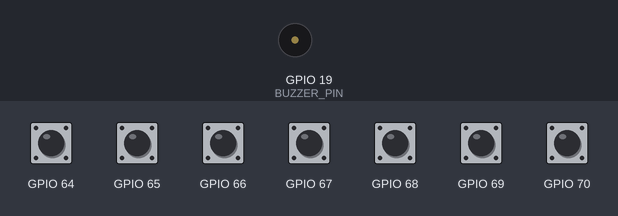
This program was run on a simulated ESP32. Shown: buzzer (waves = sounding). Inputs (shaded band) come from the test bench; at power-on: GPIO 64–70 HIGH.

Above: at 1.2 s.
1.3 s: GPIO 64 pulled LOW for 0.15 s
At 1.9 s:
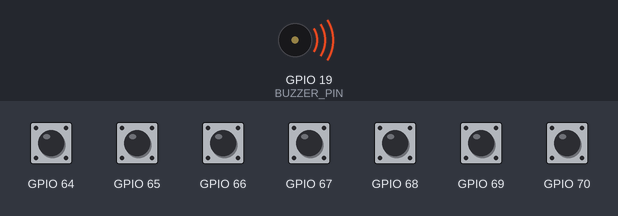
4.4 s: GPIO 70 pulled LOW for 0.15 s
At 5.7 s:
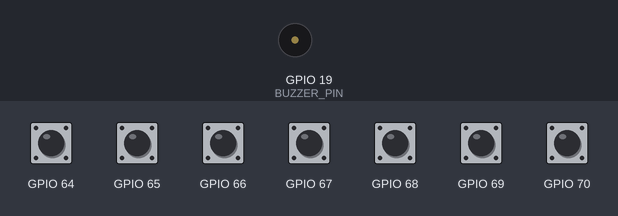
6.2 s: GPIO 66 pulled LOW for 0.15 s
At 6.38 s:
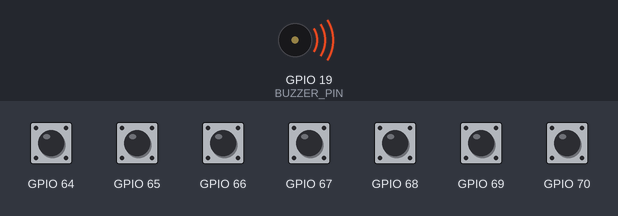
9.2 s: GPIO 70 pulled LOW for 1 s
At 10.4 s:
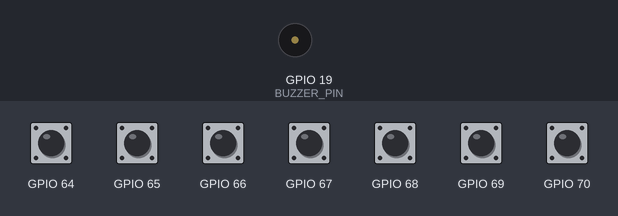
11.7 s: GPIO 68 pulled LOW for 0.15 s
At 11.85 s:
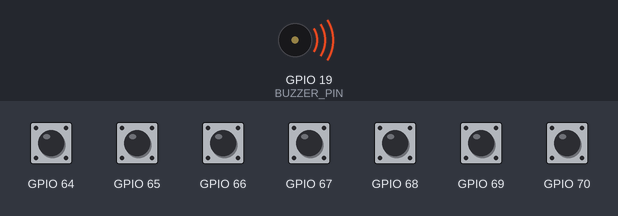
Timing chart, 0 to 15.7 s (numbered marks = the images above; inputs shaded):
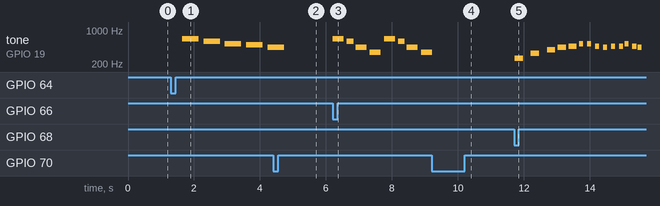

Measured:
- after the input at 1.3 s, tone on GPIO 19 (BUZZER_PIN): plays 659 Hz for 0.50 s, 587 Hz for 0.50 s, 523 Hz for 0.50 s, 494 Hz for 0.50 s, 440 Hz for 0.16 s, starting after 0.34 s
- after the input at 4.4 s, tone on GPIO 19 (BUZZER_PIN): goes on until 4.7 s, then stays silent
- after the input at 6.2 s, tone on GPIO 19 (BUZZER_PIN): plays 659 Hz for 0.33 s, 587 Hz for 0.20 s, 440 Hz for 0.33 s, 349 Hz for 0.33 s, 659 Hz for 0.33 s, 587 Hz for 0.20 s … (8 notes in this stretch), starting at once
- after the input at 9.2 s, tone on GPIO 19 (BUZZER_PIN): goes on until 9.2 s, then stays silent
- after the input at 11.7 s, tone on GPIO 19 (BUZZER_PIN): plays 262 Hz for 0.25 s, 330 Hz for 0.25 s, 392 Hz for 0.25 s, 440 Hz for 0.25 s, 466 Hz for 0.25 s, 523 Hz for 0.12 s … (14 notes in this stretch), starting at once

The program:

main.cpp
```cpp
#include <Adafruit_MCP23X17.h>
#include <Arduino.h>

#include "pitches.hpp"

TaskHandle_t RestartByBtn;

Adafruit_MCP23X17 mcp;

#define BUZZER_PIN 19

int zeroMelody[] = {
  REST, NOTE_E5, NOTE_D5, NOTE_C5, NOTE_B4, NOTE_A4, NOTE_G4, NOTE_A4, NOTE_B4,
  NOTE_G5, NOTE_E5, NOTE_F5, NOTE_G5, NOTE_E5, NOTE_F5, NOTE_G5, REST,
  NOTE_E5, NOTE_C5, NOTE_D5, NOTE_E5, NOTE_C5, NOTE_D5, NOTE_E5, NOTE_C5, NOTE_D5, NOTE_E5, NOTE_D5, NOTE_C5,
  NOTE_A4, NOTE_A4, REST, NOTE_A4, NOTE_A4, NOTE_G4, NOTE_A4, NOTE_G4, NOTE_G4, REST, NOTE_G4,
  NOTE_A4, NOTE_A4, NOTE_A4, NOTE_A4, NOTE_C5, NOTE_B4,
  NOTE_G5, NOTE_E5, NOTE_F5, NOTE_G5, NOTE_E5, NOTE_F5, NOTE_G5,
  NOTE_E5, NOTE_C5, NOTE_D5, NOTE_E5, NOTE_C5, NOTE_D5, NOTE_E5, NOTE_C5, NOTE_D5, NOTE_E5, NOTE_D5, NOTE_C5,
  NOTE_A4, NOTE_A4, REST, NOTE_A4, NOTE_A4, NOTE_G4, NOTE_A4, NOTE_G4, NOTE_G4, REST, NOTE_G4, NOTE_G4,
  NOTE_A4, NOTE_A4, NOTE_A4, REST, NOTE_A4, NOTE_C5, NOTE_B4, NOTE_B4, NOTE_B4, NOTE_B4, NOTE_C5, REST,
  REST
};

int zeroDurations[] = {
  4, 2, 2, 2, 2, 2, 2, 2, 4,
  4, 8, 8, 4, 8, 8, 2, 2,
  4, 8, 8, 4, 8, 8, 4, 8, 8, 4, 8, 8,
  4, 8, 8, 4, 8, 8, 8, 8, 2, 8, 8,
  8, 8, 4, 4, 4, 1,
  4, 8, 8, 4, 8, 8, 1,
  4, 8, 8, 4, 8, 8, 4, 8, 8, 4, 8, 8,
  4, 8, 8, 4, 8, 8, 8, 8, 4, 4, 8, 8,
  8, 8, 8, 8, 4, 4, 8, 8, 4, 4, 8, 8,
  1
};

int oneMelody[] = {
  REST, REST, REST, NOTE_DS4,
  NOTE_E4, REST, NOTE_FS4, NOTE_G4, REST, NOTE_DS4,
  NOTE_E4, NOTE_FS4,  NOTE_G4, NOTE_C5, NOTE_B4, NOTE_E4, NOTE_G4, NOTE_B4,
  NOTE_AS4, NOTE_A4, NOTE_G4, NOTE_E4, NOTE_D4,
  NOTE_E4, REST, REST, NOTE_DS4,

  NOTE_E4, REST, NOTE_FS4, NOTE_G4, REST, NOTE_DS4,
  NOTE_E4, NOTE_FS4,  NOTE_G4, NOTE_C5, NOTE_B4, NOTE_G4, NOTE_B4, NOTE_E5,
  NOTE_DS5,
  NOTE_D5, REST, REST, NOTE_DS4,
  NOTE_E4, REST, NOTE_FS4, NOTE_G4, REST, NOTE_DS4,
  NOTE_E4, NOTE_FS4,  NOTE_G4, NOTE_C5, NOTE_B4, NOTE_E4, NOTE_G4, NOTE_B4,

  NOTE_AS4, NOTE_A4, NOTE_G4, NOTE_E4, NOTE_D4,
  NOTE_E4, REST,
  REST, NOTE_E5, NOTE_D5, NOTE_B4, NOTE_A4, NOTE_G4, NOTE_E4,
  NOTE_AS4, NOTE_A4, NOTE_AS4, NOTE_A4, NOTE_AS4, NOTE_A4, NOTE_AS4, NOTE_A4,
  NOTE_G4, NOTE_E4, NOTE_D4, NOTE_E4, NOTE_E4, NOTE_E4
};

int oneDurations[] = {
  2, 4, 8, 8,
  4, 8, 8, 4, 8, 8,
  8, 8,  8, 8, 8, 8, 8, 8,
  2, 16, 16, 16, 16,
  2, 4, 8, 4,

  4, 8, 8, 4, 8, 8,
  8, 8,  8, 8, 8, 8, 8, 8,
  1,
  2, 4, 8, 8,
  4, 8, 8, 4, 8, 8,
  8, 8,  8, 8, 8, 8, 8, 8,

  2, 16, 16, 16, 16,
  4, 4,
  4, 8, 8, 8, 8, 8, 8,
  16, 8, 16, 8, 16, 8, 16, 8,
  16, 16, 16, 16, 16, 2
};

int twoMelody[] = {
  NOTE_E5, NOTE_D5, NOTE_A4, NOTE_F4,
  NOTE_E5, NOTE_D5, NOTE_A4, NOTE_F4,
  NOTE_C5, NOTE_AS4, NOTE_F4, NOTE_D4,
  NOTE_C5, NOTE_AS4, NOTE_F4,
  NOTE_AS4, NOTE_A4, NOTE_F4, NOTE_D4, NOTE_AS3
};

int twoDurations[] = {
  3, 5, 3, 3,
  3, 5, 3, 3,
  3, 5, 3, 3,
  3, 5, 2,
  3, 5, 3, 3, 1,
};

int threeMelody[] = {
  NOTE_B4, NOTE_B4, NOTE_B4, NOTE_D5, NOTE_C5, NOTE_B4, NOTE_B4,
  NOTE_E4, NOTE_B4, NOTE_D5, NOTE_C5, NOTE_B4, NOTE_B4, NOTE_B4, NOTE_D5, NOTE_C5, NOTE_B4

};

int threeDurations[] = {
  3, 3, 3, 3, 4, 3, 4,
  5, 3, 3, 4, 3, 3, 3, 3, 4, 3
};

int fourMelody[] = {
  NOTE_C4, REST, NOTE_E4, REST, NOTE_G4, NOTE_A4, NOTE_AS4,
  NOTE_C5, REST, NOTE_C5, REST, NOTE_AS4, REST, NOTE_A4, REST,
  NOTE_AS4, REST, NOTE_AS4, NOTE_C5, REST, NOTE_AS4, NOTE_A4, REST,
  REST,
  NOTE_C5, REST, NOTE_AS4, REST, NOTE_A4, REST, NOTE_AS4, REST, NOTE_E5,
  REST,

  NOTE_C5, REST, NOTE_C5, REST, NOTE_AS4, REST, NOTE_A4, REST,
  NOTE_AS4, REST, NOTE_AS4, NOTE_C5, REST, NOTE_AS4, NOTE_A4, REST,
  REST,
  NOTE_C5, REST, NOTE_AS4, REST, NOTE_A4, REST, NOTE_AS4, REST, NOTE_E4,
  REST,
};

int fourDurations[] = {
  4, 8, 4, 8, 4, 4, 4,
  8, 16, 8, 16, 8, 16, 8, 16,
  8, 16, 8, 8, 16, 8, 8, 16,
  4,
  8, 16, 8, 16, 8, 16, 8, 4, 8,
  4,

  8, 16, 8, 16, 8, 16, 8, 16,
  8, 16, 8, 8, 16, 8, 8, 16,
  4,
  8, 16, 8, 16, 8, 16, 8, 4, 8,
  1
};


int fiveMelody[] = {NOTE_C4,  NOTE_C4, NOTE_D4, NOTE_C4, NOTE_F4, NOTE_E4,
                    NOTE_C4,  NOTE_C4, NOTE_D4, NOTE_C4, NOTE_G4, NOTE_F4,
                    NOTE_C4,  NOTE_C4,

                    NOTE_C5,  NOTE_A4, NOTE_F4, NOTE_E4, NOTE_D4, NOTE_AS4,
                    NOTE_AS4, NOTE_A4, NOTE_F4, NOTE_G4, NOTE_F4};

int fiveDurations[] = {4, 8, 4, 4, 4, 2, 4, 8, 4, 4, 4, 2, 4, 8,

                       4, 4, 4, 4, 4, 4, 8, 4, 4, 4, 2};

bool cancellation = false;

void RestartByBtnCode(void* parameter) {
  delay(1000);
  for (;;) {
    delay(30);
    if (!mcp.digitalRead(6) && !cancellation)
      cancellation = true;
  }
}

void setup() {
  pinMode(BUZZER_PIN, OUTPUT);
  xTaskCreatePinnedToCore(RestartByBtnCode, "RestartByBtn", 10000, NULL, 0,
                          &RestartByBtn, 0);
  Wire.begin();

  if (!mcp.begin_I2C(0x20)) ESP.restart();

  for (uint8_t i = 0; i < 7; i++) mcp.pinMode(i, INPUT_PULLUP);
}

void playMelody(int melody[], int durations[], int size) {
  cancellation = false;
  for (int note = 0; note < size; note++) {
    if (cancellation) {
      cancellation = false;
      return;
    }
    int duration = 1000 / durations[note];
    tone(BUZZER_PIN, melody[note], duration);

    int pauseBetweenNotes = duration * 1.30;
    delay(pauseBetweenNotes);
    noTone(BUZZER_PIN);
  }
}


void loop() {
    for (uint8_t btn = 0; btn < 6; btn++) {
        if (!mcp.digitalRead(btn)) {
            switch (btn) {
                case 0: playMelody(zeroMelody, zeroDurations, sizeof(zeroMelody) / sizeof(int)); break;
                case 1: playMelody(oneMelody, oneDurations, sizeof(oneMelody) / sizeof(int)); break;
                case 2: playMelody(twoMelody, twoDurations, sizeof(twoMelody) / sizeof(int)); break;
                case 3: playMelody(threeMelody, threeDurations, sizeof(threeDurations) / sizeof(int)); break;
                case 4: playMelody(fourMelody, fourDurations, sizeof(fourDurations) / sizeof(int)); break;
                case 5: playMelody(fiveMelody, fiveDurations, sizeof(fiveDurations) / sizeof(int));break;
                default: break;
            }
        }
    }
    delay(30);
}
```
